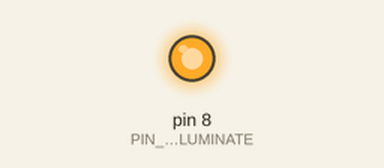
The sketch below on a simulated Arduino Uno, built with avr-gcc and run on an emulated ATmega328P. Shown: output pins drawn as LEDs (lit = HIGH). What the sketch prints to the serial monitor is not drawn.

Above: at 1.1 s.
At 2.1 s:
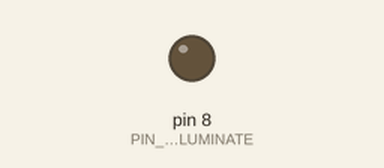
Timing chart, 0 to 3.6 s (numbered marks = the images above):
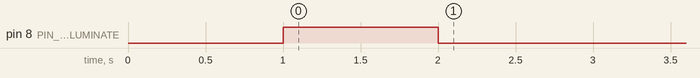

The sketch:

sketch.ino
```cpp
int PIN_TO_ILUMINATE = 8;
void setup() {

  // put your setup code here, to run once:

  Serial.begin(9600);
  Serial.print("Hola");
  pinMode(PIN_TO_ILUMINATE, OUTPUT);
  delay(1000);
  digitalWrite(PIN_TO_ILUMINATE, HIGH);
  delay(1000);
  digitalWrite(PIN_TO_ILUMINATE, LOW);

}

void loop() {

}
```
